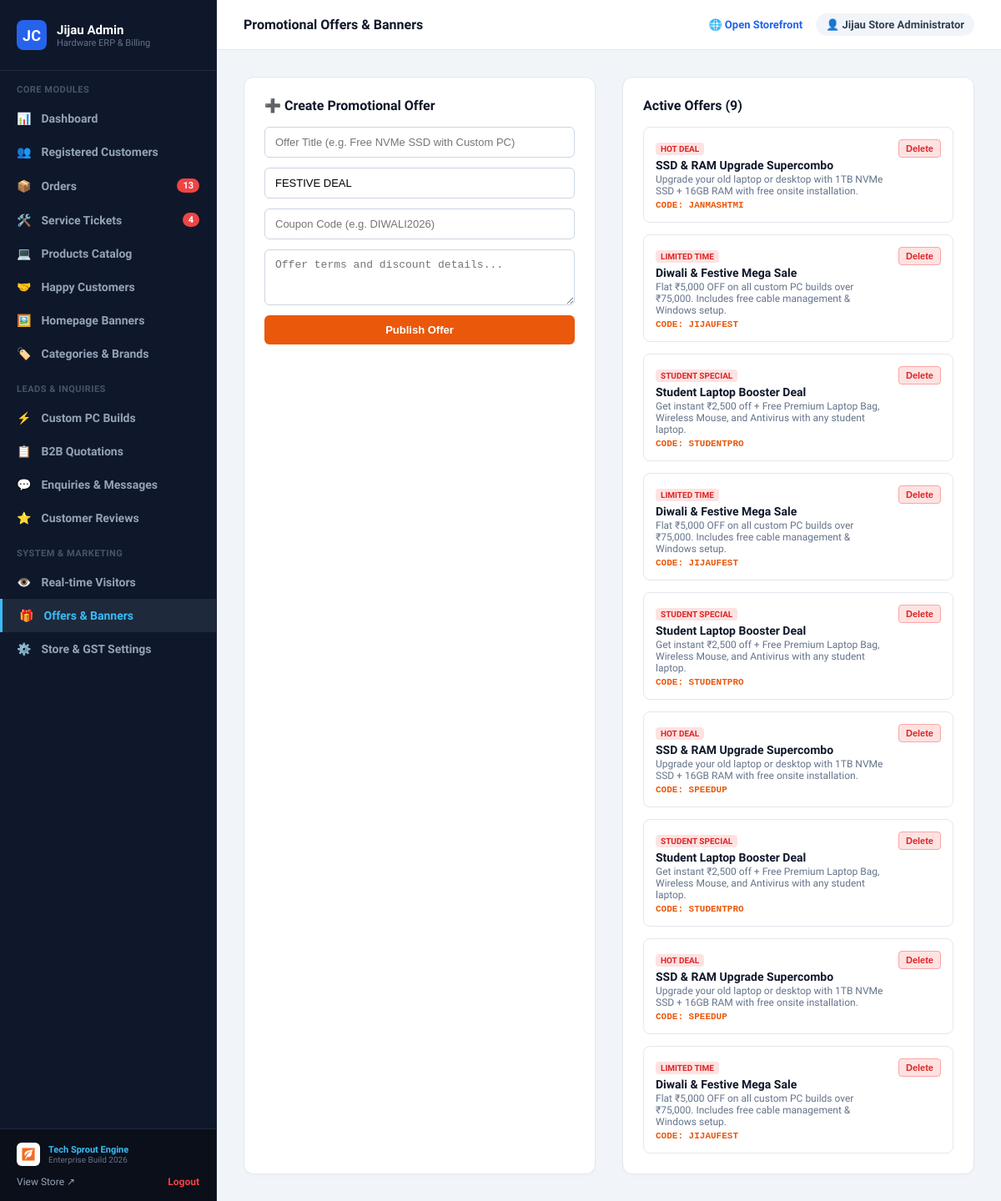
/php-jijaucomputers/admin/offers.php (signed in), run on the app's committed database.
### tables this page shows
CREATE TABLE "Offer" (
    "id" TEXT NOT NULL PRIMARY KEY,
    "title" TEXT NOT NULL,
    "badge" TEXT DEFAULT 'FESTIVE DEAL',
    "description" TEXT NOT NULL,
    "bannerUrl" TEXT,
    "discountPct" INTEGER DEFAULT 15,
    "couponCode" TEXT,
    "startDate" DATETIME,
    "endDate" DATETIME,
    "isActive" BOOLEAN NOT NULL DEFAULT true,
    "createdAt" DATETIME NOT NULL DEFAULT CURRENT_TIMESTAMP,
    "updatedAt" DATETIME NOT NULL
);

### php-jijaucomputers/admin/offers.php (the view, shortened to what this page needs)
<?php
require_once __DIR__ . '/includes/header.php';
require_once __DIR__ . '/includes/sidebar.php';
$db = getDB();
$offers = $db->query('SELECT * FROM "Offer" ORDER BY createdAt DESC')->fetchAll();
?>
<div>
  <div style="display: grid; grid-template-columns: 1fr 1fr; gap: 32px;">
    <div style="background: white; border-radius: 12px; border: 1px solid #e2e8f0; padding: 24px; box-shadow: 0 2px 4px rgba(0,0,0,0.02);">
      <h3 style="font-size: 16px; font-weight: 800; color: #0f172a; margin: 0 0 16px;">➕ Create Promotional Offer</h3>
      <form method="POST" action="/admin/offers.php" style="display: flex; flex-direction: column; gap: 12px;">
        <input type="text" name="title" required placeholder="Offer Title (e.g. Free NVMe SSD with Custom PC)" style="padding: 10px 12px; border: 1.5px solid #cbd5e1; border-radius: 6px; font-size: 13px;">
        <input type="text" name="badge" placeholder="Badge (e.g. FESTIVE DEAL / LIMITED)" value="FESTIVE DEAL" style="padding: 10px 12px; border: 1.5px solid #cbd5e1; border-radius: 6px; font-size: 13px;">
        <input type="text" name="couponCode" placeholder="Coupon Code (e.g. DIWALI2026)" style="padding: 10px 12px; border: 1.5px solid #cbd5e1; border-radius: 6px; font-size: 13px;">
        <textarea name="description" required rows="3" placeholder="Offer terms and discount details..." style="padding: 10px 12px; border: 1.5px solid #cbd5e1; border-radius: 6px; font-size: 13px;"></textarea>
        <button type="submit" style="padding: 10px; background: #ea580c; color: white; border: none; border-radius: 6px; font-weight: 700; font-size: 13px; cursor: pointer;">
          Publish Offer
        </button>
      </form>
    </div>
    <div style="background: white; border-radius: 12px; border: 1px solid #e2e8f0; padding: 24px; box-shadow: 0 2px 4px rgba(0,0,0,0.02);">
      <h3 style="font-size: 16px; font-weight: 800; color: #0f172a; margin: 0 0 16px;">Active Offers (<?= count($offers) ?>)</h3>
      <div style="display: flex; flex-direction: column; gap: 14px;">
        <?php if (empty($offers)): ?>
          <p style="color: #64748b; font-size: 13px;">No active promotional offers right now.</p>
        <?php else: ?>
          <?php foreach ($offers as $off): ?>
            <div style="border: 1px solid #e2e8f0; border-radius: 8px; padding: 14px; display: flex; justify-content: space-between; align-items: flex-start; gap: 12px;">
              <div>
                <span style="font-size: 10px; font-weight: 800; background: #fee2e2; color: #dc2626; padding: 2px 6px; border-radius: 4px;"><?= htmlspecialchars($off['badge'] ?? 'OFFER') ?></span>
                <div style="font-weight: 700; font-size: 14px; color: #0f172a; margin-top: 4px;"><?= htmlspecialchars($off['title']) ?></div>
                <div style="font-size: 12px; color: #64748b; margin-top: 2px;"><?= htmlspecialchars($off['description']) ?></div>
                <?php if ($off['couponCode']): ?>
                  <div style="font-size: 11px; font-family: monospace; font-weight: 700; color: #ea580c; margin-top: 4px;">CODE: <?= htmlspecialchars($off['couponCode']) ?></div>
                <?php endif; ?>
              </div>
              <form method="POST" action="/admin/offers.php" onsubmit="return confirm('Delete this offer?')">
                <button type="submit" style="padding: 4px 8px; background: #fee2e2; color: #dc2626; border: 1px solid #fca5a5; border-radius: 4px; font-size: 11px; font-weight: 700; cursor: pointer;">Delete</button>
              </form>
            </div>
          <?php endforeach; ?>
        <?php endif; ?>
      </div>
    </div>
  </div>
</div>
<?php require_once __DIR__ . '/includes/footer.php'; ?>

### php-jijaucomputers/public/css/style.css (style rules this page uses)
* { box-sizing: border-box; }
html, body { margin: 0; padding: 0; width: 100%; max-width: 100vw; overflow-x: hidden; font-family: 'Plus Jakarta Sans', -apple-system, BlinkMacSystemFont, 'Segoe UI', Roboto, sans-serif; -webkit-font-smoothing: antialiased; }

### php-jijaucomputers/admin/includes/header.php (style rules this page uses)
:root { --admin-bg: #0f172a; --admin-card: #1e293b; --admin-sidebar: #0b0f19; --admin-border: #334155; --admin-accent: #3b82f6; }
body.admin-body { background: #f1f5f9; color: #0f172a; font-family: 'Plus Jakarta Sans', sans-serif; margin: 0; padding: 0; display: flex; min-height: 100vh; }

### data on the page
offer: badge "HOT DEAL", title "SSD & RAM Upgrade Supercombo", description "Upgrade your old laptop or desktop with 1TB NVMe SSD + 16GB RAM with free onsite installation.", couponCode "JANMASHTMI"
offer: badge "LIMITED TIME", title "Diwali & Festive Mega Sale", description "Flat ₹5,000 OFF on all custom PC builds over ₹75,000. Includes free cable management & Windows setup.", couponCode "JIJAUFEST"
offer: badge "STUDENT SPECIAL", title "Student Laptop Booster Deal", description "Get instant ₹2,500 off + Free Premium Laptop Bag, Wireless Mouse, and Antivirus with any student laptop.", couponCode "STUDENTPRO"
offer: badge "LIMITED TIME", title "Diwali & Festive Mega Sale", description "Flat ₹5,000 OFF on all custom PC builds over ₹75,000. Includes free cable management & Windows setup.", couponCode "JIJAUFEST"
offer: badge "STUDENT SPECIAL", title "Student Laptop Booster Deal", description "Get instant ₹2,500 off + Free Premium Laptop Bag, Wireless Mouse, and Antivirus with any student laptop.", couponCode "STUDENTPRO"
offer: badge "HOT DEAL", title "SSD & RAM Upgrade Supercombo", description "Upgrade your old laptop or desktop with 1TB NVMe SSD + 16GB RAM with free onsite installation.", couponCode "SPEEDUP"
offer: badge "STUDENT SPECIAL", title "Student Laptop Booster Deal", description "Get instant ₹2,500 off + Free Premium Laptop Bag, Wireless Mouse, and Antivirus with any student laptop.", couponCode "STUDENTPRO"
offer: badge "HOT DEAL", title "SSD & RAM Upgrade Supercombo", description "Upgrade your old laptop or desktop with 1TB NVMe SSD + 16GB RAM with free onsite installation.", couponCode "SPEEDUP"
offer: badge "LIMITED TIME", title "Diwali & Festive Mega Sale", description "Flat ₹5,000 OFF on all custom PC builds over ₹75,000. Includes free cable management & Windows setup.", couponCode "JIJAUFEST"

### other printed values
$pendingOrdersCount "13"
$activeServiceCount "4"
$pageTitle "Promotional Offers & Banners"
$adminUser['name'] "Jijau Store Administrator"
count($offers) "9"
